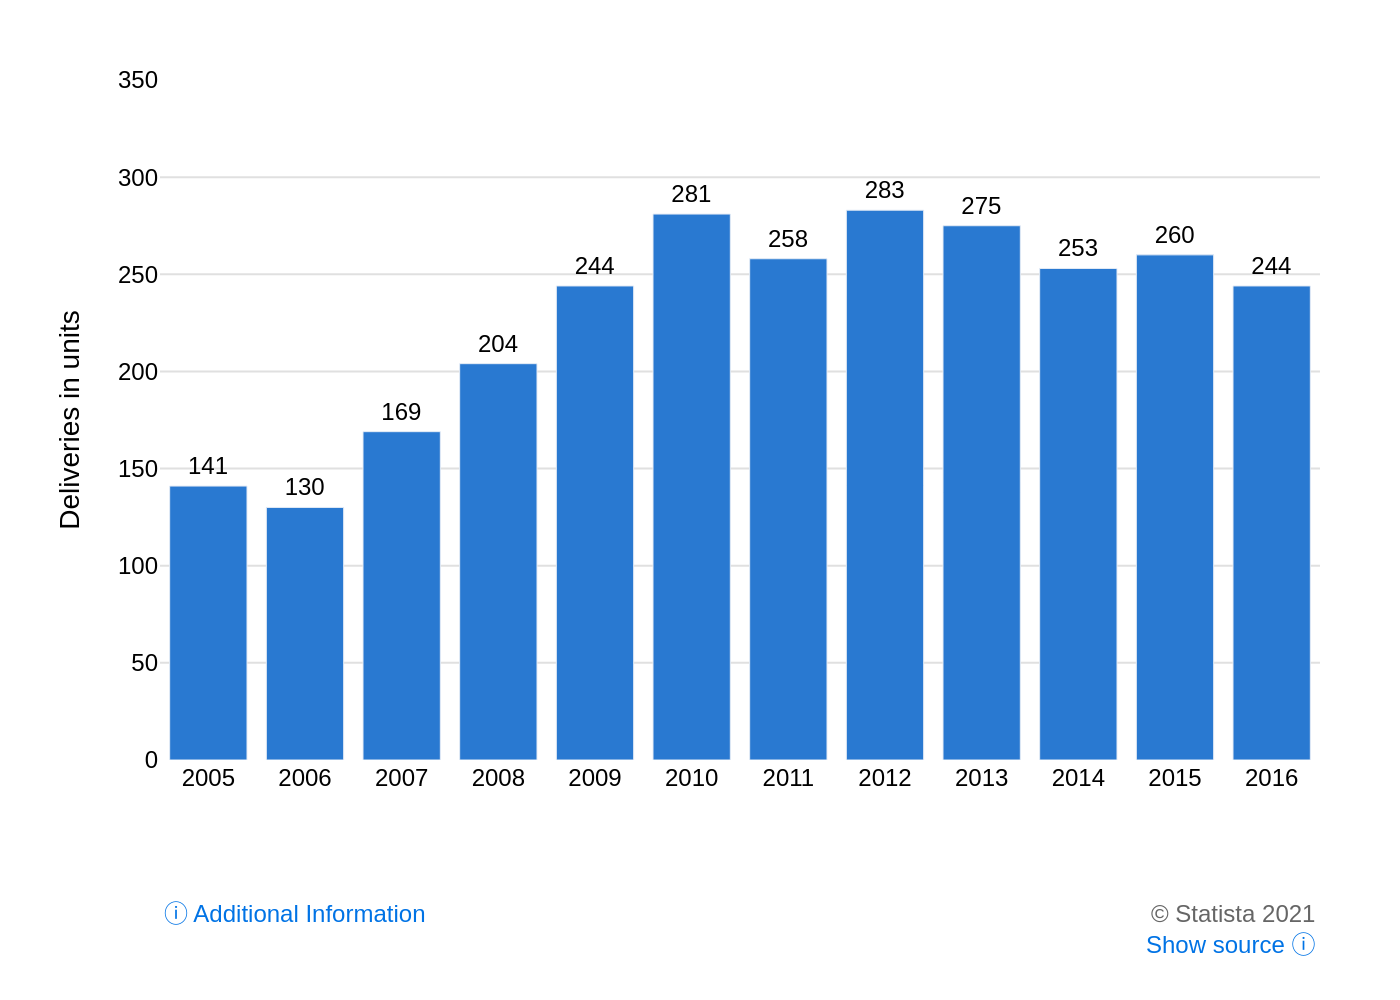

Write Python code to recreate this figure.
import sys
import json
from pathlib import Path
import plotly.graph_objects as go

# --- 1. Load data from JSON file specified in command-line argument ---
if len(sys.argv) != 2:
    print("Usage: python generate_chart.py <path_to_json_file>")
    sys.exit(1)

json_path = Path(sys.argv[1])
if not json_path.is_file():
    print(f"Error: JSON file not found at {json_path}")
    sys.exit(1)

with open(json_path, 'r', encoding='utf-8') as f:
    config = json.load(f)

# --- 2. Extract data and text from the loaded JSON ---
chart_data = config.get('chart_data', [])
texts = config.get('texts', {})
colors = config.get('colors', [])

categories = [item['category'] for item in chart_data]
values = [item['value'] for item in chart_data]

# --- 3. Create the Plotly figure ---
fig = go.Figure()

# Add the bar trace
fig.add_trace(go.Bar(
    x=categories,
    y=values,
    marker_color=colors[0] if colors else None,
    text=values,
    textposition='outside',
    textfont=dict(family="Arial", size=12, color='black'),
    cliponaxis=False  # Prevents text labels from being clipped at the top
))

# --- 4. Configure the layout ---
annotations = []
# Add left source/note annotation if present
if texts.get('source_left'):
    annotations.append(
        dict(
            xref='paper', yref='paper',
            x=0, y=-0.20,
            xanchor='left', yanchor='top',
            text=texts['source_left'],
            showarrow=False,
            font=dict(family="Arial", size=12)
        )
    )

# Add right source/note annotation if present
if texts.get('source_right'):
    annotations.append(
        dict(
            xref='paper', yref='paper',
            x=1, y=-0.20,
            xanchor='right', yanchor='top',
            text=texts['source_right'],
            showarrow=False,
            align='right',
            font=dict(family="Arial", size=12, color="#666666")
        )
    )

fig.update_layout(
    title_text=texts.get('title'),
    plot_bgcolor='white',
    paper_bgcolor='white',
    font=dict(family="Arial", size=12, color="black"),
    showlegend=False,
    xaxis=dict(
        title_text=texts.get('x_axis_title'),
        showgrid=False,
        tickfont=dict(size=12)
    ),
    yaxis=dict(
        title_text=texts.get('y_axis_title'),
        range=[0, 350],
        showgrid=True,
        gridcolor='#e0e0e0',
        tickfont=dict(size=12)
    ),
    margin=dict(l=80, r=40, t=40, b=120), # Increased bottom margin for annotations
    annotations=annotations
)

# --- 5. Save the figure to a PNG file ---
output_filename = json_path.stem + ".png"
fig.write_image(output_filename, scale=2)
print(f"Chart saved to {output_filename}")
